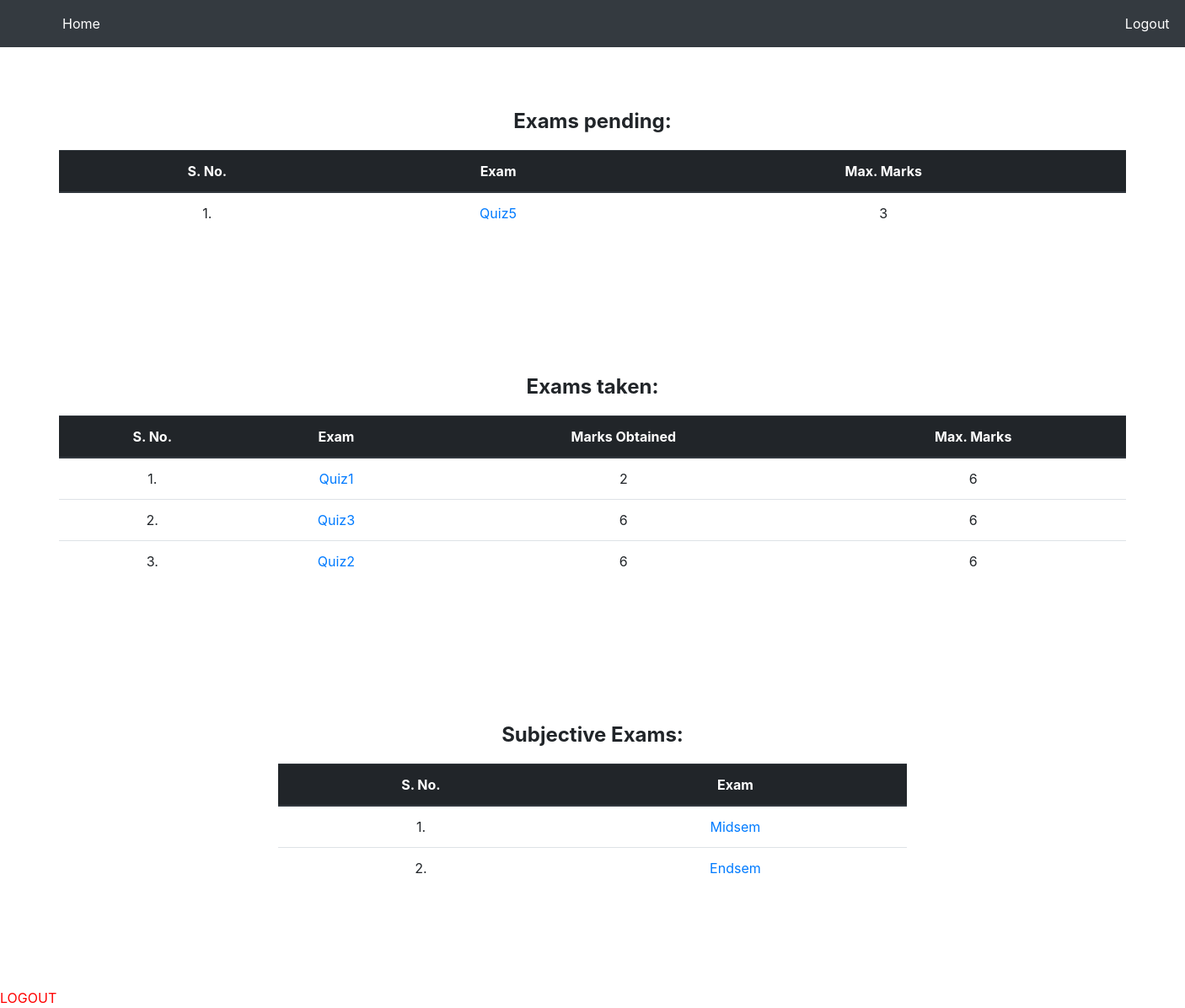
Screenshot of /student/ (signed in) with the database file from the repository.
### instructor/models.py (models this page shows)
class Exam(models.Model):
    name = models.CharField(max_length=200)
    instructor = models.ForeignKey(Instructor, on_delete=models.CASCADE)
    start_time = models.DateTimeField(default=datetime.now())
    end_time = models.DateTimeField(default=datetime.now())
    max_marks = models.IntegerField(default = 0)
    def __str__(self):
        return self.name

class SubjectiveExam(models.Model):
    name = models.CharField(max_length=200)
    instructor = models.ForeignKey(Instructor, on_delete=models.CASCADE)
    qno = models.IntegerField()
    def __str__(self):
        return self.name

### student/models.py (models this page shows)
class ExamTaken(models.Model):
    exam = models.ForeignKey(Exam, on_delete=models.CASCADE)
    user = models.ForeignKey(Student, on_delete=models.CASCADE)
    marks_obtained = models.IntegerField(default=-1000)
    max_marks = models.IntegerField(default=-1000)
    def __str__(self):
        return str(self.exam)

### student/views.py (the view)
# urls.py: path('', views.index),
def index(request):
	username = request.session['username']
	now=datetime.now()
	print(now)
	student = Student.objects.get(username = username)
	student_course=student.course
	exam_set = Exam.objects.all().filter(instructor__course = student_course).filter(start_time__lte= now).filter(end_time__gte=now)
	exams_set =  SubjectiveExam.objects.all().filter(instructor__course = student.course)
	empty = Exam.objects.all().filter(id= -3)
	taken_examset = ExamTaken.objects.all().filter(user = student)
	print(taken_examset)
	for x in taken_examset:
		y=x.exam
		z=Exam.objects.all().filter(id = y.id)
		empty = empty | z
	to_take_examsset = exam_set.difference(empty)
	return render(request, 'student.html', {'exams_set':exams_set,'student': student,'taken_examset': taken_examset, 'to_take_examsset':to_take_examsset})

### templates/student.html (shortened to what this page needs)
<!DOCTYPE html>
<html>
<head>
		<link rel="stylesheet" href="https://stackpath.bootstrapcdn.com/bootstrap/4.1.3/css/bootstrap.min.css">
</head>
<body>
	<nav class="navbar navbar-expand-sm bg-dark navbar-dark" style="color">
	  <ul class="navbar-nav">
	    <li class="nav-item" style="margin-left: 50px">
	      <a class="nav-link" href="/student" style="color: white;">Home</a>
	    </li>
	    <li class="nav-item" style="margin-left: 1200px">
	      <a class="nav-link" href="/instructor/logout" style="color: white">Logout</a>
	    </li>
	  </ul>
	</nav>
	<div align="center" style="margin: 40px;border-radius: 5px;padding: 30px">
	<p style="font-size:24px"><b>Exams pending:</b></p>
	<table class="table table-stripped table-hover">
		<thead class="thead-dark">
		<tr align="center">
			<th>S. No.</th>
			<th>Exam</th>
			<th>Max. Marks</th>
		</tr>
		</thead>
		<tbody>
	   		{% for e in to_take_examsset %}
	   		<tr align="center">
		   		<td>{{forloop.counter}}.</td>
		   		<td><a href="/student/exam_paper/{{e.id}}">{{e}}</a></td>
		   		<td>{{e.max_marks}}</td>
	   		</tr>
	   		{% endfor %}
   		</tbody>
	</table>
    <br><br>
	</div>
	<div align="center" style="margin: 40px;border-radius: 5px;padding: 30px">
	<p style="font-size:24px"><b>Exams taken:</b></p>
	<table class="table table-stripped table-hover">
		<thead class="thead-dark">
		<tr align="center">
			<th>S. No.</th>
			<th>Exam</th>
			<th>Marks Obtained</th>
			<th>Max. Marks</th>
		</tr>
		</thead>
		<tbody>
	   		{% for e in taken_examset %}
	   		<tr align="center">
		   		<td>{{forloop.counter}}.</td>
		   		<td><a href="/student/completed_paper/{{e.exam.id}}">{{e}}</a></td>
		   		<td>{{e.marks_obtained}}</td>
		   		<td>{{e.max_marks}}</td>
	   		</tr>
	   		{% endfor %}
   		</tbody>
	</table>
    <br><br>
	</div>
	<div align="center" style="margin-left: 300px;margin-right: 300px;border-radius: 5px;padding: 30px">
	<p style="font-size:24px"><b>Subjective Exams:</b></p>
	<table class="table table-stripped table-hover">
		<thead class="thead-dark">
		<tr align="center">
			<th>S. No.</th>
			<th>Exam</th>
		</tr>
		</thead>
		<tbody>
	   		{% for e in exams_set %}
	   		<tr align="center">
		   		<td>{{forloop.counter}}.</td>
		   		<td><a href="/student/view_exam/{{e.id}}/{{ student.id }}">{{e}}</a></td>
	   		</tr>
	   		{% endfor %}
   		</tbody>
	</table>
    <br><br>
	</div>
   <br><a href="/instructor/logout" style="color:#FF0000;"> LOGOUT</a>
</body>
</html>

### rows the page displays
Exam: name "Quiz5", max_marks "3"
ExamTaken: exam.name "Quiz1", marks_obtained "2", max_marks "6"
ExamTaken: exam.name "Quiz3", marks_obtained "6", max_marks "6"
ExamTaken: exam.name "Quiz2", marks_obtained "6", max_marks "6"
SubjectiveExam: name "Midsem"
SubjectiveExam: name "Endsem"
